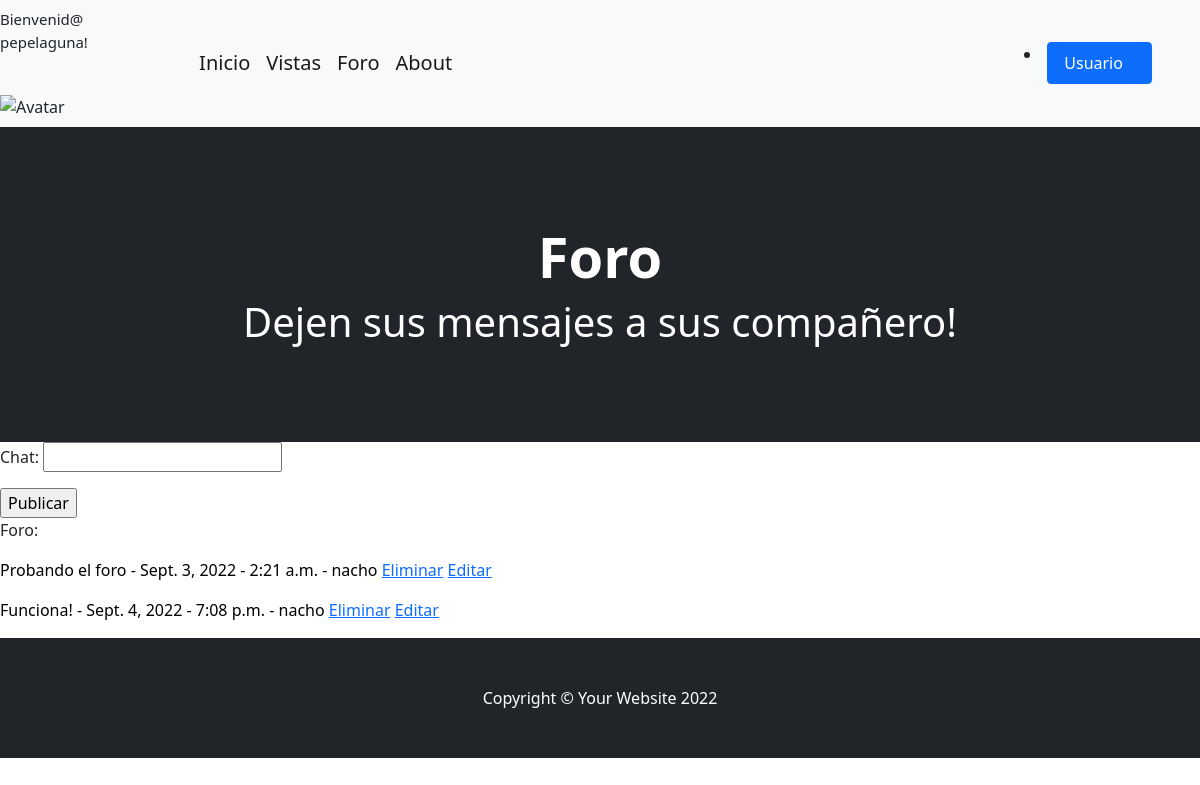
Page /foro/ (signed in) on the earlier database version.
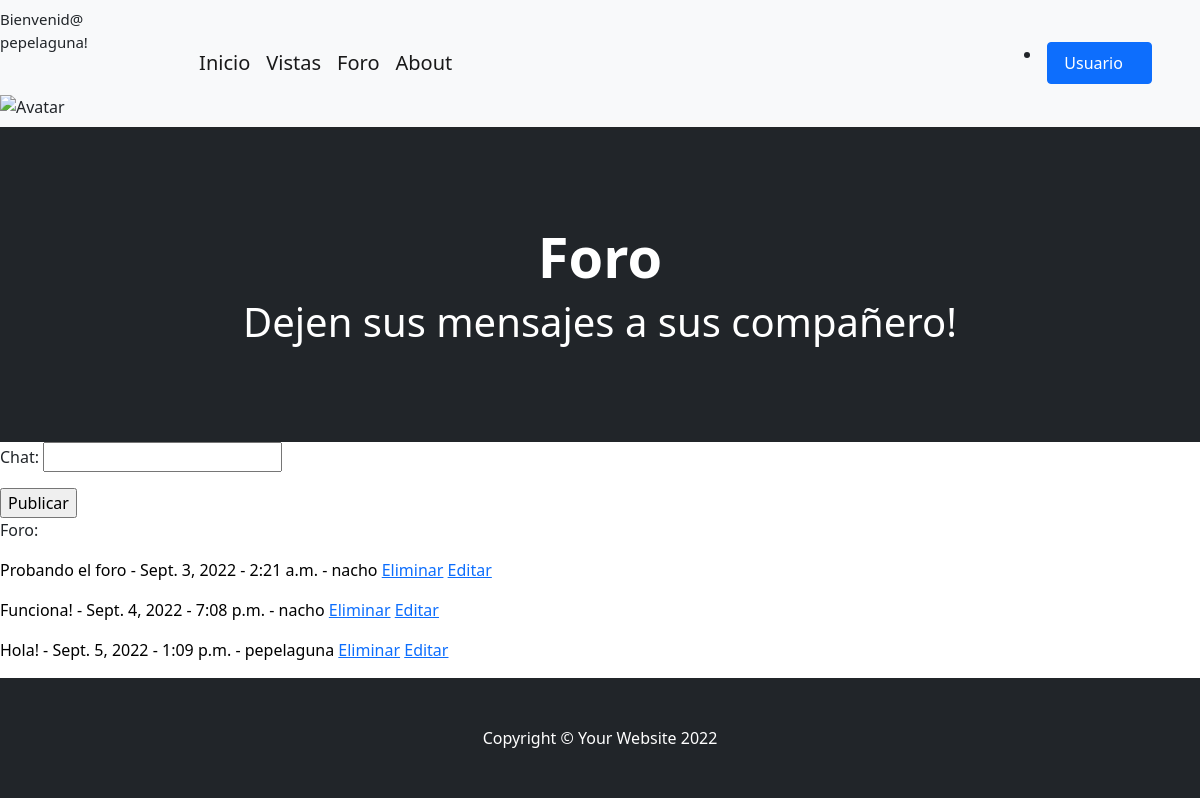
Same page on the later database version.
### AppForo/models.py (models this page shows, shortened)
class Foro(models.Model):
    chat = models.CharField(max_length=400)
    fecha = models.DateField()
    hora = models.TimeField()
    usuario = models.CharField(max_length=400)

### AppForo/views.py (the view, shortened to what this page needs)
# urls.py: path("", foro, name='foro'),
def foro(request):
    mensajes = Foro.objects.all()
    avatar = Avatar.objects.filter(usuario=request.user).first()
    if request.method == "GET":
        form_foro = ForoFormulario()
        try:
            contexto = {
            "mensajes":mensajes,
            "form_foro":form_foro,
            "imagen":avatar.imagen.url
            }
        except:
            contexto = {
            "mensajes":mensajes,
            "form_foro":form_foro,
            "imagen":""
            }
        return render(request, "AppForo/foro.html", contexto)

### AppForo/forms.py
class ForoFormulario(Form):
    chat = CharField()

### AppForo/templates/AppForo/foro.html
{% extends 'AppExpo/base.html' %}
{% block titulo %}
    Foro
{% endblock  %}
{% block mensaje %}
    <h1>Dejen sus mensajes a sus compañero!</h1>
{% endblock  %}
{% block contenido %}
<form method="post">{% csrf_token %}
    {{ form_foro.as_p }}
    <input type="submit" value="Publicar">
</form>
<p>Foro:</p>
    {% for mensaje in mensajes %}
        <p style="color: black">{{mensaje.chat}} - {{mensaje.fecha}} - {{mensaje.hora}} - {{ mensaje.usuario}}
        <a href="{%url 'borrar_mensaje' mensaje.id %}">Eliminar</a>
        <a href="{%url 'editar_mensaje' mensaje.id %}">Editar</a>
    </p>
    {% endfor %}
{% endblock  %}

Differences in the rows shown:
added Foro: chat "Hola!", fecha "Sept. 5, 2022", hora "1:09 p.m.", usuario "pepelaguna"
